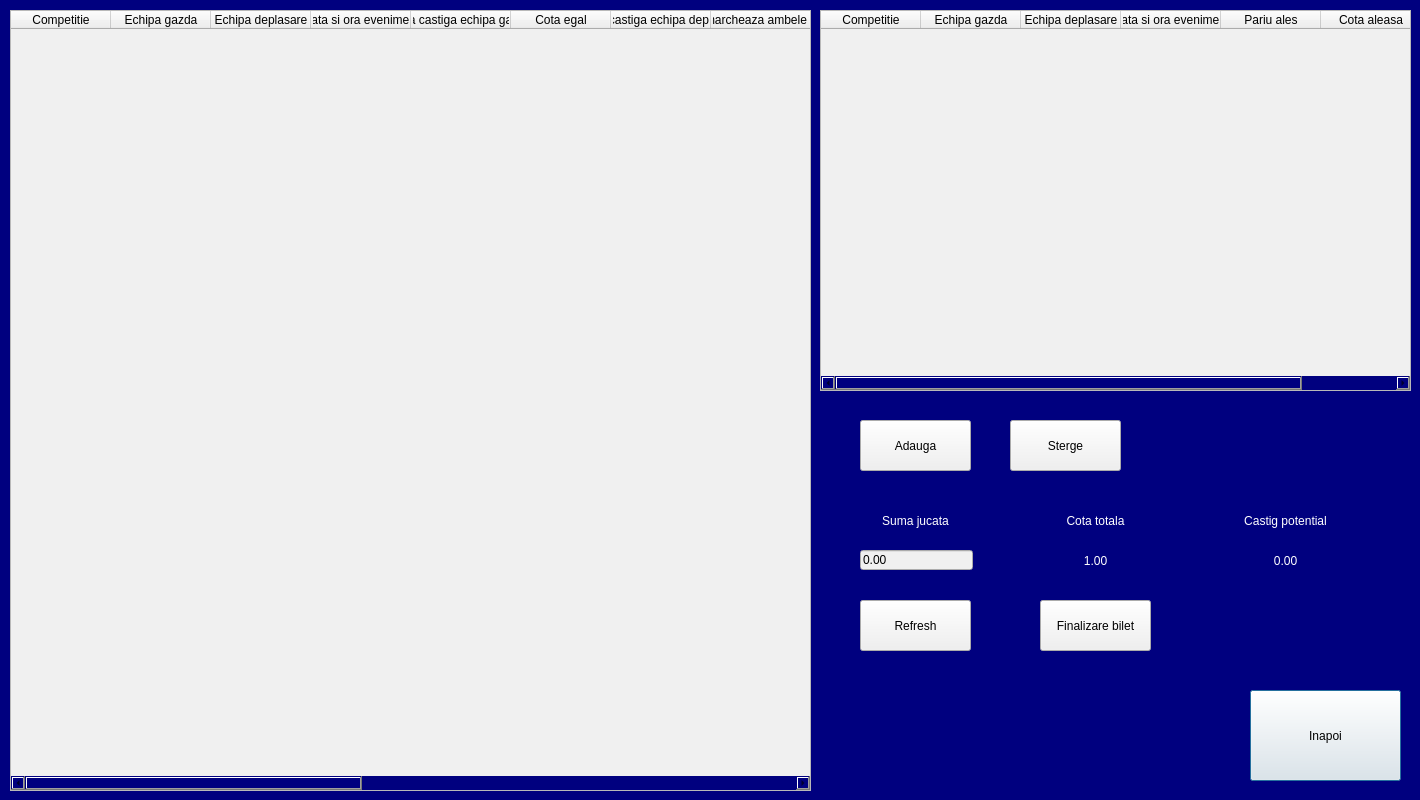
<?xml version="1.0" encoding="UTF-8"?>
<ui version="4.0">
 <class>Dialog</class>
 <widget class="QDialog" name="Dialog">
  <property name="geometry">
   <rect>
    <x>0</x>
    <y>0</y>
    <width>1420</width>
    <height>800</height>
   </rect>
  </property>
  <property name="windowTitle">
   <string>Dialog</string>
  </property>
  <property name="styleSheet">
   <string notr="true">background-color: rgb(0, 0, 127);</string>
  </property>
  <widget class="QTableWidget" name="tabel">
   <property name="geometry">
    <rect>
     <x>10</x>
     <y>10</y>
     <width>801</width>
     <height>781</height>
    </rect>
   </property>
   <property name="styleSheet">
    <string notr="true">background-color: rgb(240, 240, 240);</string>
   </property>
   <column>
    <property name="text">
     <string>Competitie</string>
    </property>
   </column>
   <column>
    <property name="text">
     <string>Echipa gazda</string>
    </property>
   </column>
   <column>
    <property name="text">
     <string>Echipa deplasare</string>
    </property>
   </column>
   <column>
    <property name="text">
     <string>Data si ora eveniment</string>
    </property>
   </column>
   <column>
    <property name="text">
     <string>Cota castiga echipa gazda</string>
    </property>
   </column>
   <column>
    <property name="text">
     <string>Cota egal</string>
    </property>
   </column>
   <column>
    <property name="text">
     <string>Cota castiga echipa deplasare</string>
    </property>
   </column>
   <column>
    <property name="text">
     <string>Cota marcheaza ambele echipe</string>
    </property>
   </column>
   <column>
    <property name="text">
     <string>New Column</string>
    </property>
   </column>
   <column>
    <property name="text">
     <string>Cota peste 0.5 goluri</string>
    </property>
   </column>
   <column>
    <property name="text">
     <string>Cota sub 1.5 goluri</string>
    </property>
   </column>
   <column>
    <property name="text">
     <string>Cota peste 1.5 goluri</string>
    </property>
   </column>
   <column>
    <property name="text">
     <string>Cota sub 2.5 goluri</string>
    </property>
   </column>
   <column>
    <property name="text">
     <string>Cota peste 2.5 goluri</string>
    </property>
   </column>
   <column>
    <property name="text">
     <string>Cota sub 3.5 goluri</string>
    </property>
   </column>
   <column>
    <property name="text">
     <string>Cota peste 3.5 goluri</string>
    </property>
   </column>
  </widget>
  <widget class="QPushButton" name="butonInapoi">
   <property name="geometry">
    <rect>
     <x>1250</x>
     <y>690</y>
     <width>151</width>
     <height>91</height>
    </rect>
   </property>
   <property name="styleSheet">
    <string notr="true">background-color: rgb(240, 240, 240);</string>
   </property>
   <property name="text">
    <string>Inapoi</string>
   </property>
  </widget>
  <widget class="QTableWidget" name="tabel2">
   <property name="geometry">
    <rect>
     <x>820</x>
     <y>10</y>
     <width>591</width>
     <height>381</height>
    </rect>
   </property>
   <property name="styleSheet">
    <string notr="true">background-color: rgb(240, 240, 240);</string>
   </property>
   <column>
    <property name="text">
     <string>Competitie</string>
    </property>
   </column>
   <column>
    <property name="text">
     <string>Echipa gazda</string>
    </property>
   </column>
   <column>
    <property name="text">
     <string>Echipa deplasare</string>
    </property>
   </column>
   <column>
    <property name="text">
     <string>Data si ora eveniment</string>
    </property>
   </column>
   <column>
    <property name="text">
     <string>Pariu ales</string>
    </property>
   </column>
   <column>
    <property name="text">
     <string>Cota aleasa</string>
    </property>
   </column>
  </widget>
  <widget class="QPushButton" name="butonAdauga">
   <property name="geometry">
    <rect>
     <x>860</x>
     <y>420</y>
     <width>111</width>
     <height>51</height>
    </rect>
   </property>
   <property name="styleSheet">
    <string notr="true">background-color: rgb(240, 240, 240);</string>
   </property>
   <property name="text">
    <string>Adauga</string>
   </property>
  </widget>
  <widget class="QPushButton" name="butonSterge">
   <property name="geometry">
    <rect>
     <x>1010</x>
     <y>420</y>
     <width>111</width>
     <height>51</height>
    </rect>
   </property>
   <property name="styleSheet">
    <string notr="true">background-color: rgb(240, 240, 240);</string>
   </property>
   <property name="text">
    <string>Sterge</string>
   </property>
  </widget>
  <widget class="QPushButton" name="butonFinal">
   <property name="geometry">
    <rect>
     <x>1040</x>
     <y>600</y>
     <width>111</width>
     <height>51</height>
    </rect>
   </property>
   <property name="styleSheet">
    <string notr="true">background-color: rgb(240, 240, 240);</string>
   </property>
   <property name="text">
    <string>Finalizare bilet</string>
   </property>
  </widget>
  <widget class="QLineEdit" name="sumaJucata">
   <property name="geometry">
    <rect>
     <x>860</x>
     <y>550</y>
     <width>113</width>
     <height>20</height>
    </rect>
   </property>
   <property name="styleSheet">
    <string notr="true">background-color: rgb(240, 240, 240);</string>
   </property>
   <property name="text">
    <string>0.00</string>
   </property>
  </widget>
  <widget class="QLabel" name="label">
   <property name="geometry">
    <rect>
     <x>860</x>
     <y>510</y>
     <width>111</width>
     <height>21</height>
    </rect>
   </property>
   <property name="styleSheet">
    <string notr="true">color: rgb(255, 255, 255);</string>
   </property>
   <property name="text">
    <string>Suma jucata</string>
   </property>
   <property name="alignment">
    <set>Qt::AlignCenter</set>
   </property>
  </widget>
  <widget class="QLabel" name="label_2">
   <property name="geometry">
    <rect>
     <x>1230</x>
     <y>510</y>
     <width>111</width>
     <height>21</height>
    </rect>
   </property>
   <property name="styleSheet">
    <string notr="true">color: rgb(255, 255, 255);</string>
   </property>
   <property name="text">
    <string>Castig potential</string>
   </property>
   <property name="alignment">
    <set>Qt::AlignCenter</set>
   </property>
  </widget>
  <widget class="QLabel" name="castigPotential">
   <property name="geometry">
    <rect>
     <x>1230</x>
     <y>550</y>
     <width>111</width>
     <height>21</height>
    </rect>
   </property>
   <property name="styleSheet">
    <string notr="true">color: rgb(255, 255, 255);</string>
   </property>
   <property name="text">
    <string>0.00</string>
   </property>
   <property name="alignment">
    <set>Qt::AlignCenter</set>
   </property>
  </widget>
  <widget class="QLabel" name="cotaTotala">
   <property name="geometry">
    <rect>
     <x>1040</x>
     <y>550</y>
     <width>111</width>
     <height>21</height>
    </rect>
   </property>
   <property name="styleSheet">
    <string notr="true">color: rgb(255, 255, 255);</string>
   </property>
   <property name="text">
    <string>1.00</string>
   </property>
   <property name="alignment">
    <set>Qt::AlignCenter</set>
   </property>
  </widget>
  <widget class="QLabel" name="label_5">
   <property name="geometry">
    <rect>
     <x>1040</x>
     <y>510</y>
     <width>111</width>
     <height>21</height>
    </rect>
   </property>
   <property name="styleSheet">
    <string notr="true">color: rgb(255, 255, 255);</string>
   </property>
   <property name="text">
    <string>Cota totala</string>
   </property>
   <property name="alignment">
    <set>Qt::AlignCenter</set>
   </property>
  </widget>
  <widget class="QPushButton" name="butonRefresh">
   <property name="geometry">
    <rect>
     <x>860</x>
     <y>600</y>
     <width>111</width>
     <height>51</height>
    </rect>
   </property>
   <property name="styleSheet">
    <string notr="true">background-color: rgb(240, 240, 240);</string>
   </property>
   <property name="text">
    <string>Refresh</string>
   </property>
  </widget>
 </widget>
 <resources/>
 <connections/>
</ui>
